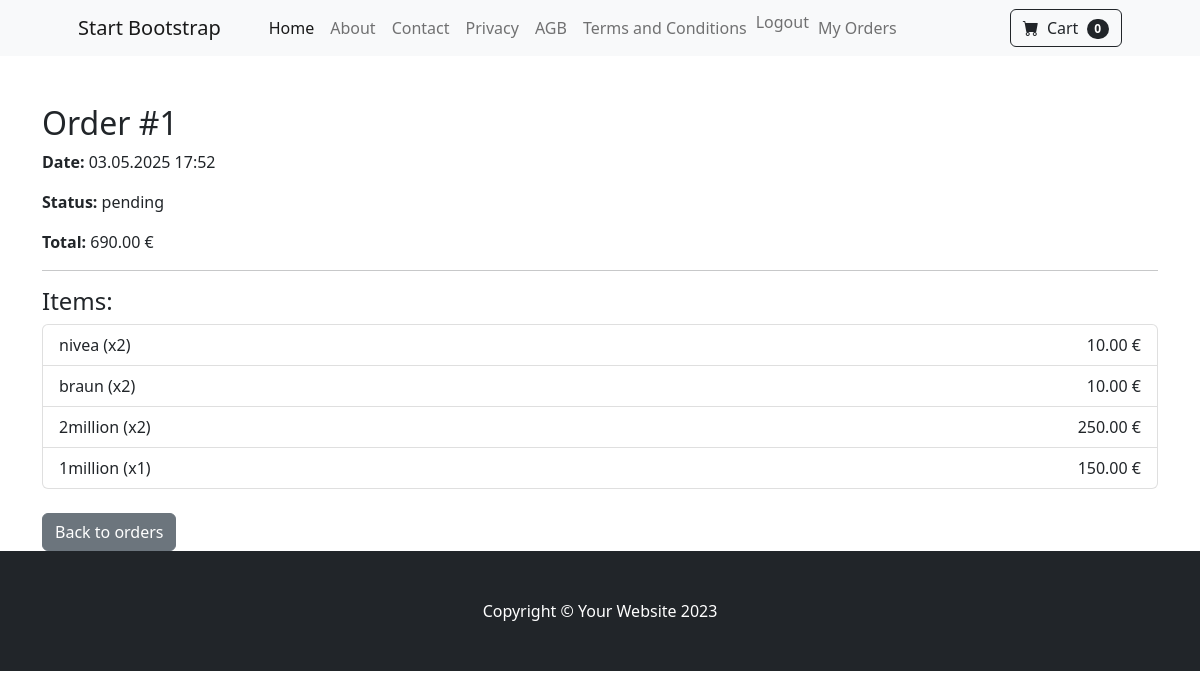
Page /orders/my-orders/1/ (signed in) on the committed database.
### orders/models.py (models this page shows)
class Order(models.Model):
    user = models.ForeignKey(settings.AUTH_USER_MODEL, on_delete=models.CASCADE)
    created_at = models.DateTimeField(auto_now_add=True)
    status = models.CharField(default='pending', max_length=20)
    total_price = models.DecimalField(max_digits=10, decimal_places=2)  # order total price

class OrderItem(models.Model):
    order = models.ForeignKey(Order, on_delete=models.CASCADE, related_name="items")
    product = models.ForeignKey(product, on_delete=models.PROTECT)
    quantity = models.PositiveIntegerField()
    price = models.DecimalField(max_digits=10, decimal_places=2)    # item price at order time

### shop/models.py (models this page shows, shortened)
class Item(models.Model):
    category = models.ForeignKey(Category, on_delete=models.CASCADE, related_name='products')
    name = models.CharField(max_length=200)
    slug = models.SlugField(unique=True)
    on_sale = models.BooleanField(default=False)
    description = models.TextField(blank=True)
    price = models.DecimalField(max_digits=10, decimal_places=2)
    old_price = models.DecimalField(max_digits=10, decimal_places=2, blank=True, null=True)  # <--- NEU
    available = models.BooleanField(default=True)
    image = models.ImageField(upload_to='products/', blank=True, null=True)
    created = models.DateTimeField(auto_now_add=True)
    updated = models.DateTimeField(auto_now=True)

### orders/views.py (the view)
# urls.py: path('my-orders/<int:order_id>/', views.user_order_detail_view, name='user_order_detail'),
def user_order_detail_view(request, order_id):
    order = get_object_or_404(Order, id=order_id, user=request.user)
    return render(request, 'user_order_detail.html', {'order': order})

### orders/templates/user_order_detail.html (shortened to what this page needs)
{% extends "base.html" %}
{% block content %}
<div class="container mt-5">
  <h2>Order #{{ order.id }}</h2>
  <p><strong>Date:</strong> {{ order.created_at|date:"d.m.Y H:i" }}</p>
  <p><strong>Status:</strong> {{ order.status }}</p>
  <p><strong>Total:</strong> {{ order.total_price }} €</p>
  <hr>
  <h4>Items:</h4>
  <ul class="list-group">
    {% for item in order.items.all %}
    <li class="list-group-item d-flex justify-content-between align-items-center">
      {{ item.product.name }} (x{{ item.quantity }})
      <span>{{ item.price|floatformat:2 }} €</span>
    </li>
    {% endfor %}
  </ul>
  <a href="{% url 'orders:user_order_list' %}" class="btn btn-secondary mt-4">Back to orders</a>
</div>
{% endblock %}

### shop/templates/base.html (shortened to what this page needs)
<!DOCTYPE html>
{% load static %}
<html lang="en">
  <head>
    <link href="https://cdn.jsdelivr.net/npm/bootstrap-icons@1.5.0/font/bootstrap-icons.css" rel="stylesheet" />
    <link rel="stylesheet" href="https://cdn.jsdelivr.net/npm/@eonasdan/tempus-dominus@6.8.2/dist/css/tempus-dominus.min.css" />
    <link rel="stylesheet" href="{% static 'css/styles.css' %}" />
  </head>
  <body>
    <nav class="navbar navbar-expand-lg navbar-light bg-light">
      <div class="container px-4 px-lg-5">
        <a class="navbar-brand" href="{% url 'shop:product_list' %}">Start Bootstrap</a>
        <div class="collapse navbar-collapse" id="navbarSupportedContent">
          <ul class="navbar-nav me-auto mb-2 mb-lg-0 ms-lg-4">
            <li class="nav-item">
              <a class="nav-link active" href="{% url 'shop:product_list' %}">Home</a>
            </li>
            <li class="nav-item"><a class="nav-link" href="{% url 'shop:about' %}">About</a></li>
            <li class="nav-item"><a class="nav-link" href="{% url 'shop:contact' %}">Contact</a></li>
            <li class="nav-item"><a class="nav-link" href="{% url 'shop:privacy' %}">Privacy</a></li>
            <li class="nav-item"><a class="nav-link" href="{% url 'shop:agb' %}">AGB</a></li>
            <li class="nav-item"><a class="nav-link" href="{% url 'shop:terms_and_conditions' %}">Terms and Conditions</a></li>
            {% if user.is_authenticated %}
            <li class="nav-item">
              <form method="POST" action="{% url 'accounts:logout' %}" style="display: inline;">
                <button type="submit" class="nav-link btn btn-link" style="display: inline; padding: 0; margin: 0;">Logout</button>
              </form>
            </li>
            <li class="nav-item">
              <a class="nav-link" href="{% url 'orders:user_order_list' %}">My Orders</a>
            </li>
            {% else %}
            <li class="nav-item"><a class="nav-link" href="{% url 'accounts:login' %}">Login</a></li>
            <li class="nav-item"><a class="nav-link" href="{% url 'accounts:email_check_sign_up' %}">Sign Up</a></li>
            {% endif %}
          </ul>
          <div class="d-flex">
            <a class="btn btn-outline-dark" href="{% url 'cart:cart_detail' %}">
              <i class="bi-cart-fill me-1"></i>
              Cart
              <span class="badge bg-dark text-white ms-1 rounded-pill">0</span>
            </a>
          </div>
        </div>
      </div>
    </nav>
    <main>{% block content %}{% endblock %}</main>
    <footer class="py-5 bg-dark mt-auto">
      <div class="container">
        <p class="m-0 text-center text-white">
          Copyright &copy; Your Website 2023
        </p>
      </div>
    </footer>
  </body>
</html>

### rows in the picture
Order: id "1", created_at "03.05.2025 17:52", status "pending", total_price "690.00"
OrderItem: product.name "nivea", quantity "2", price "10.00"
OrderItem: product.name "braun", quantity "2", price "10.00"
OrderItem: product.name "2million", quantity "2", price "250.00"
OrderItem: product.name "1million", quantity "1", price "150.00"
